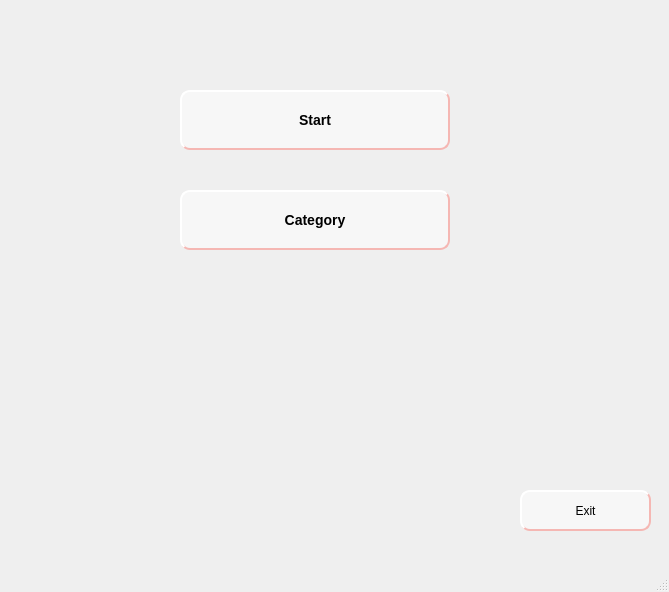
<?xml version="1.0" encoding="UTF-8"?>
<ui version="4.0">
 <class>MainWindow</class>
 <widget class="QMainWindow" name="MainWindow">
  <property name="geometry">
   <rect>
    <x>0</x>
    <y>0</y>
    <width>669</width>
    <height>592</height>
   </rect>
  </property>
  <property name="windowTitle">
   <string>MainWindow</string>
  </property>
  <widget class="QWidget" name="centralwidget">
   <widget class="QPushButton" name="startButton">
    <property name="geometry">
     <rect>
      <x>180</x>
      <y>90</y>
      <width>270</width>
      <height>60</height>
     </rect>
    </property>
    <property name="maximumSize">
     <size>
      <width>270</width>
      <height>60</height>
     </size>
    </property>
    <property name="styleSheet">
     <string notr="true">QPushButton#startButton {
background-color:rgba(255,255,255,120);
border-style:outset;
border-width:2px;
border-radius:10px;
border-color:rgb(245, 183, 179);
font:Bold 14px;
padding:4px;
}
QPushButton#startButton:hover {
background-color: rgb(255,255,255,60);
border-style: inset;
}
QPushButton#startButton:pressed {
 background-color: rgb(186, 139, 136);
 border-style: inset;
}</string>
    </property>
    <property name="text">
     <string>Start</string>
    </property>
   </widget>
   <widget class="QPushButton" name="categoryButton">
    <property name="geometry">
     <rect>
      <x>180</x>
      <y>190</y>
      <width>270</width>
      <height>60</height>
     </rect>
    </property>
    <property name="maximumSize">
     <size>
      <width>270</width>
      <height>60</height>
     </size>
    </property>
    <property name="styleSheet">
     <string notr="true">QPushButton#categoryButton {
background-color:rgba(255,255,255,120);
border-style:outset;
border-width:2px;
border-radius:10px;
border-color:rgb(245, 183, 179);
font:Bold 14px;
padding:4px;
}
QPushButton#categoryButton:hover {
background-color: rgb(255,255,255,60);
border-style: inset;
}
QPushButton#categoryButton:pressed {
 background-color: rgb(186, 139, 136);
 border-style: inset;
}</string>
    </property>
    <property name="text">
     <string>Category</string>
    </property>
   </widget>
   <widget class="QPushButton" name="exitButton">
    <property name="geometry">
     <rect>
      <x>520</x>
      <y>490</y>
      <width>131</width>
      <height>41</height>
     </rect>
    </property>
    <property name="maximumSize">
     <size>
      <width>270</width>
      <height>60</height>
     </size>
    </property>
    <property name="styleSheet">
     <string notr="true">QPushButton#exitButton {
background-color:rgba(255,255,255,120);
border-style:outset;
border-width:2px;
border-radius:10px;
border-color:rgb(245, 183, 179);
padding:4px;
}
QPushButton#exitButton:hover {
background-color: rgb(255,255,255,60);
border-style: inset;
}
QPushButton#exitButton:pressed {
 background-color: rgb(186, 139, 136);
 border-style: inset;
}</string>
    </property>
    <property name="text">
     <string>Exit</string>
    </property>
   </widget>
   <widget class="QLabel" name="label">
    <property name="geometry">
     <rect>
      <x>0</x>
      <y>-20</y>
      <width>671</width>
      <height>591</height>
     </rect>
    </property>
    <property name="text">
     <string/>
    </property>
    <property name="pixmap">
     <pixmap>../../../.designer/backup/background.gif</pixmap>
    </property>
    <property name="scaledContents">
     <bool>true</bool>
    </property>
   </widget>
   <zorder>label</zorder>
   <zorder>startButton</zorder>
   <zorder>categoryButton</zorder>
   <zorder>exitButton</zorder>
  </widget>
  <widget class="QMenuBar" name="menubar">
   <property name="geometry">
    <rect>
     <x>0</x>
     <y>0</y>
     <width>669</width>
     <height>21</height>
    </rect>
   </property>
  </widget>
  <widget class="QStatusBar" name="statusbar"/>
 </widget>
 <resources/>
 <connections/>
</ui>
